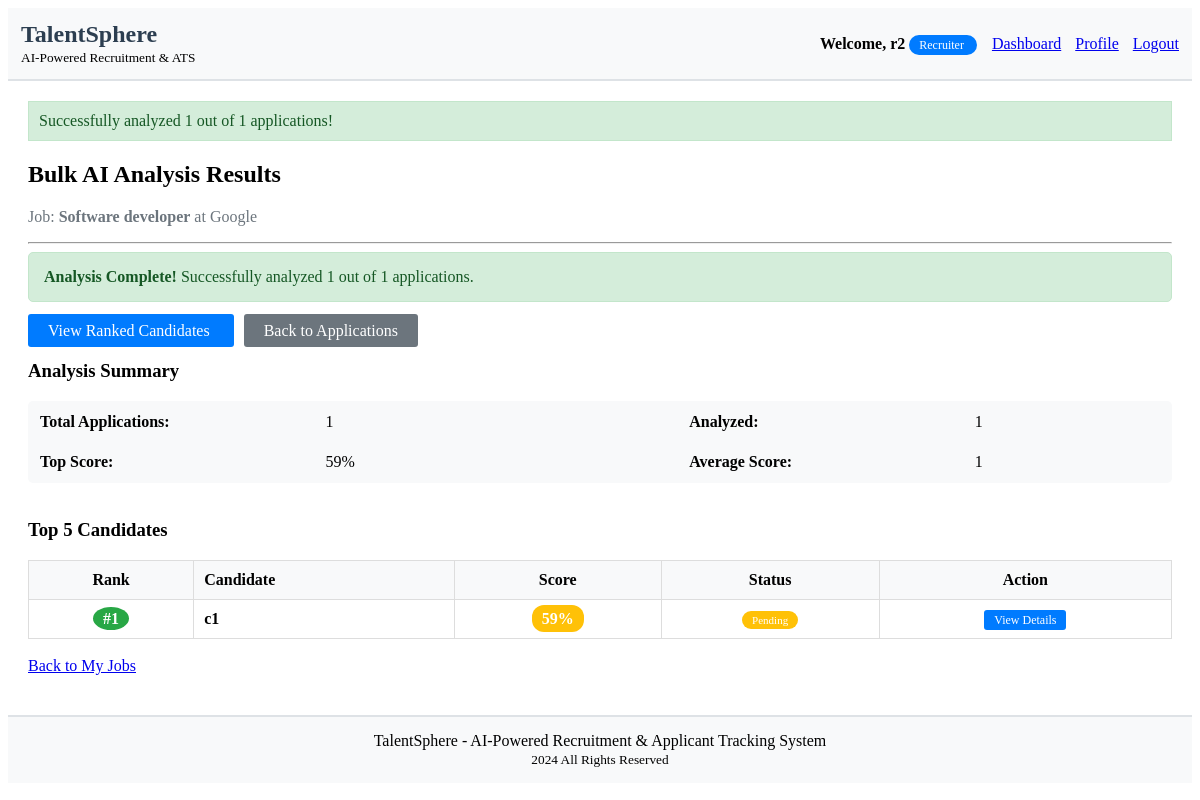
The app's page /accounts/job/1/bulk-analyze/ (signed in), older data.
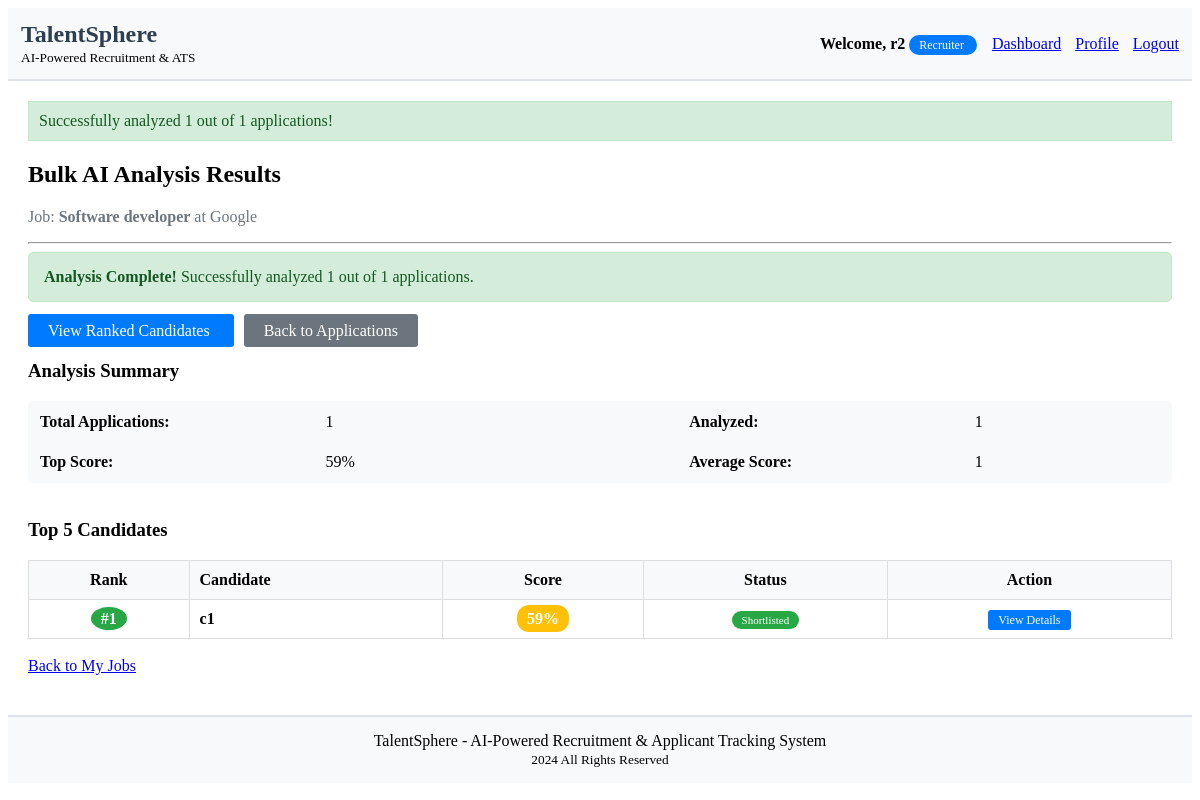
The same page, newer data.
### accounts/models.py (models this page shows, shortened)
class JobApplication(models.Model):
    APPLICATION_STATUS = (
        ('pending', 'Pending'),
        ('reviewed', 'Reviewed'),
        ('shortlisted', 'Shortlisted'),
        ('interview', 'Interview Scheduled'),
        ('accepted', 'Accepted'),
        ('rejected', 'Rejected'),
    )
    job = models.ForeignKey(Job, on_delete=models.CASCADE, related_name='applications')
    candidate = models.ForeignKey(User, on_delete=models.CASCADE, related_name='applications')
    cover_letter = models.TextField(blank=True, null=True)
    resume = models.FileField(upload_to='application_resumes/', blank=True, null=True)
    resume_text = models.TextField(blank=True, null=True)
    parsed_skills = models.TextField(blank=True, null=True, help_text="Extracted skills from resume")
    parsed_experience = models.TextField(blank=True, null=True, help_text="Extracted experience details")
    parsed_education = models.TextField(blank=True, null=True, help_text="Extracted education details")
    experience_years = models.IntegerField(null=True, blank=True, help_text="Total years of experience")
    match_score = models.IntegerField(null=True, blank=True, help_text="Overall match percentage")
    skill_match_score = models.IntegerField(null=True, blank=True, help_text="Skills match percentage")
    experience_match_score = models.IntegerField(null=True, blank=True, help_text="Experience match percentage")
    ai_recommendation = models.TextField(blank=True, null=True, help_text="AI generated recommendation")
    status = models.CharField(max_length=20, choices=APPLICATION_STATUS, default='pending')
    notes = models.TextField(blank=True, null=True)
    applied_at = models.DateTimeField(auto_now_add=True)
    updated_at = models.DateTimeField(auto_now=True)
    class Meta:
        unique_together = ['job', 'candidate']
        ordering = ['-applied_at']

### accounts/views.py (the view)
# urls.py: path('job/<int:job_id>/bulk-analyze/', views.bulk_analyze_applications, name='bulk_analyze_applications'),
@login_required
def bulk_analyze_applications(request, job_id):
    job = get_object_or_404(Job, id=job_id)
    if job.created_by != request.user:
        messages.error(request, 'You are not authorized to view this!')
        return redirect('dashboard')
    applications = JobApplication.objects.filter(job=job)
    total = applications.count()
    analyzed = 0
    matches = []
    for application in applications:
        scores = calculate_match_score(application)
        application.match_score = scores['overall_score']
        application.skill_match_score = scores['skill_score']
        application.experience_match_score = scores['experience_score']
        application.ai_recommendation = generate_recommendation(scores)
        application.save()
        matches.append({
            'application': application,
            'scores': scores
        })
        analyzed += 1
    matches.sort(key=lambda x: x['scores']['overall_score'], reverse=True)
    messages.success(
        request,
        f'Successfully analyzed {analyzed} out of {total} applications!'
    )
    return render(request, 'accounts/bulk_analysis.html', {
        'job': job,
        'matches': matches,
        'total': total,
        'analyzed': analyzed
    })

### accounts/matching_engine.py (called while the page is built)
def extract_keywords(text):
    stopwords = {
        'a', 'an', 'the', 'of', 'for', 'with', 'to', 'from', 'by',
        'and', 'or', 'but', 'is', 'are', 'was', 'were', 'be', 'been',
        'have', 'has', 'had', 'do', 'does', 'did', 'will', 'would',
        'could', 'should', 'may', 'might', 'must', 'shall', 'than', 'then',
        'into', 'upon', 'about', 'after', 'before', 'between', 'under', 'over'
    }
    words = re.findall(r'\b[a-zA-Z]{3,}\b', text.lower())
    keywords = [word for word in words if word not in stopwords]
    from collections import Counter
    word_freq = Counter(keywords)
    top_keywords = [word for word, count in word_freq.most_common(30)]
    return top_keywords

### accounts/views.py (called while the page is built)
def generate_recommendation(scores):
    overall = scores['overall_score']
    if overall >= 85:
        return "Highly Recommended - Excellent match for this position"
    elif overall >= 70:
        return "Recommended - Good match, suitable for this position"
    elif overall >= 55:
        return "Potentially Suitable - Consider for interview"
    elif overall >= 40:
        return "Average Match - May need additional training"
    else:
        return "Not Recommended - Low match score"

### accounts/templates/accounts/bulk_analysis.html (shortened to what the changed rows need)
{% extends 'accounts/base.html' %}
{% block content %}
    <h2>Bulk AI Analysis Results</h2>
    <br>
    <table width="100%" style="border-collapse: collapse; border: 1px solid #ddd;">
        <thead style="background-color: #f8f9fa;">
            <tr>
                <th style="border: 1px solid #ddd; padding: 10px; text-align: center;">Rank</th>
                <th style="border: 1px solid #ddd; padding: 10px; text-align: left;">Candidate</th>
                <th style="border: 1px solid #ddd; padding: 10px; text-align: center;">Score</th>
                <th style="border: 1px solid #ddd; padding: 10px; text-align: center;">Status</th>
                <th style="border: 1px solid #ddd; padding: 10px; text-align: center;">Action</th>
            </tr>
        </thead>
        <tbody>
            {% for item in matches|slice:":5" %}
            <tr>
                <td style="border: 1px solid #ddd; padding: 10px; text-align: center;">
                    <span style="background-color:
                        {% if forloop.counter <= 3 %}#28a745
                        {% elif forloop.counter <= 5 %}#ffc107
                        {% else %}#6c757d{% endif %};
                        color: white; padding: 3px 10px; border-radius: 50%; font-weight: bold;">
                        #{{ forloop.counter }}
                    </span>
                </td>
                <td style="border: 1px solid #ddd; padding: 10px;">
                    <strong>{{ item.application.candidate.username }}</strong>
                </td>
                <td style="border: 1px solid #ddd; padding: 10px; text-align: center;">
                    <span style="background-color:
                        {% if item.scores.overall_score >= 70 %}#28a745
                        {% elif item.scores.overall_score >= 50 %}#ffc107
                        {% else %}#dc3545{% endif %};
                        color: white; padding: 5px 10px; border-radius: 12px; font-weight: bold;">
                        {{ item.scores.overall_score }}%
                    </span>
                </td>
                <td style="border: 1px solid #ddd; padding: 10px; text-align: center;">
                    <span style="background-color:
                        {% if item.application.status == 'shortlisted' %}#28a745
                        {% elif item.application.status == 'interview' %}#007bff
                        {% elif item.application.status == 'rejected' %}#dc3545
                        {% else %}#ffc107{% endif %};
                        color: white; padding: 3px 10px; border-radius: 12px; font-size: 11px;">
                        {{ item.application.get_status_display }}
                    </span>
                </td>
                <td style="border: 1px solid #ddd; padding: 10px; text-align: center;">
                    <a href="{% url 'analyze_application' item.application.id %}" style="background-color: #007bff; color: white; padding: 3px 10px; text-decoration: none; border-radius: 3px; font-size: 12px;">
                        View Details
                    </a>
                </td>
            </tr>
            {% endfor %}
        </tbody>
    </table>
    <br>
{% endblock %}

Row changes from the older to the newer data that the page shows:
changed JobApplication: status "pending" → "shortlisted" (drawn); application.status "Pending" → "Shortlisted"
